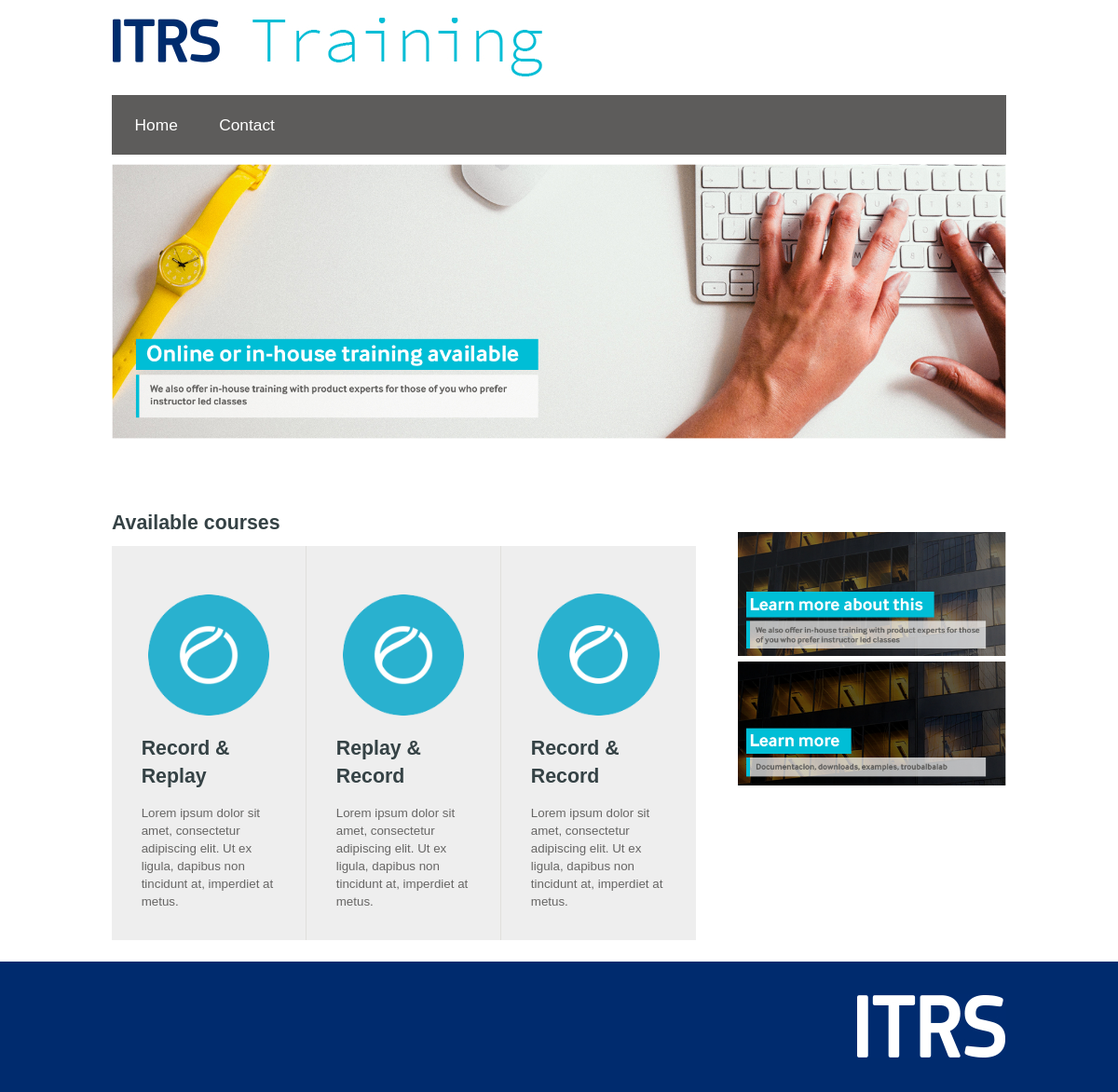
The page / on the database its author committed.
### tables this page shows
CREATE TABLE `menu` (
  `id` int(10) unsigned NOT NULL AUTO_INCREMENT COMMENT 'Primary Key: Unique menu ID.',
  `name` varchar(60) NOT NULL DEFAULT '' COMMENT 'Unique menu name.',
  `href` varchar(120) NOT NULL DEFAULT '' COMMENT 'URL to point to.',
  PRIMARY KEY (`id`),
  UNIQUE KEY `name` (`name`)
);

CREATE TABLE `courses` (
  `id` int(10) unsigned NOT NULL AUTO_INCREMENT COMMENT 'Primary Key: Unique course ID.',
  `name` varchar(60) NOT NULL DEFAULT '' COMMENT 'Course name.',
  `description` varchar(120) NOT NULL DEFAULT '' COMMENT 'Course description.',
  `available` tinyint(1) NOT NULL DEFAULT '1',
  PRIMARY KEY (`id`)
);

### src/ITRS/MySQLConfig.php (called while the page is built, shortened)
<?php
class MySQLConfig {
    public function __construct() {
        $databaseCredentialsFilePath = __DIR__ . DIRECTORY_SEPARATOR . '..' . DIRECTORY_SEPARATOR . '..' . DIRECTORY_SEPARATOR . 'resources' . DIRECTORY_SEPARATOR . static::DATABASE_FILENAME;
        $jsonDatabaseCredentials = file_get_contents($databaseCredentialsFilePath);
    }
    private function setParams($params) {
        $this->database = $params->database;
        $this->username = $params->username;
        $this->password = $params->password;
        $this->host = $params->host;
    }
    public function getHost()
    {
        return $this->host;
    }
    public function getUsername()
    {
        return $this->username;
    }
    public function getPassword()
    {
        return $this->password;
    }
    public function getDatabase()
    {
        return $this->database;
    }
}

### src/ITRS/ConnectionFactory.php (called while the page is built, shortened)
<?php
class ConnectionFactory {
    public static function getMySQLConnection()
    {
        $mysqlConfig = new MySQLConfig();
        return new MySQLConnection($mysqlConfig->getHost(), $mysqlConfig->getUsername(), $mysqlConfig->getPassword(), $mysqlConfig->getDatabase());
    }
}

### src/ITRS/MySQLConnection.php (called while the page is built, shortened)
<?php
class MySQLConnection implements ConnectionInterface {
    private $connection;
    public function __construct($host, $username, $password, $database)
    {
        $this->connection = new mysqli($host, $username, $password, $database);
    }
    public function query($query)
    {
        return $this->connection->query($query);
    }
}

### src/ITRS/Menu.php (called while the page is built, shortened)
<?php
class Menu {
    public static function getRawMenuItems()
    {
        $resource = ConnectionFactory::getMySQLConnection()->query('SELECT * FROM ' . static::DATABASE_TABLE . ' ORDER BY id');
        $result = [];
        while ($row = $resource->fetch_object()) {
            array_push($result, $row);
        }
        return $result;
    }
}

### src/ITRS/CourseAgenda.php (called while the page is built, shortened)
<?php
class CourseAgenda {
    public static function getRawAvailableCourses()
    {
        $resource = ConnectionFactory::getMySQLConnection()->query('SELECT * FROM ' . static::DATABASE_TABLE . ' WHERE available = ' . static::AVAILABLE_COURSE);
        $result = [];
        while ($row = $resource->fetch_object()) {
            array_push($result, $row);
        }
        return $result;
    }
}

### resources/menu.php (the view)
<div id="menu">
<?php $menuItems = ITRS\Menu::getRawMenuItems(); ?>
<?php if (!empty($menuItems)): ?>
    <ul class="nav">
        <?php foreach ($menuItems as $index => $menuItem): ?>
            <li><a id="menu-<?php echo $menuItem->id; ?>" href="<?php echo $menuItem->href; ?>"><?php echo $menuItem->name; ?></a></li>
        <?php endforeach; ?>
    </ul>
<?php endif; ?>
</div>

### index.php (shortened to what this page needs)
<!DOCTYPE html>
<html>
<head>
    <link rel="stylesheet" type="text/css" href="./css/bootstrap.min.css">
    <link rel="stylesheet" type="text/css" href="./css/style.css">
</head>
<body>
    <header>
        <div id="logo"></div>
        <?php require_once(__DIR__ . DIRECTORY_SEPARATOR . 'resources' . DIRECTORY_SEPARATOR . 'menu.php'); ?>
    </header>
    <div id="content">
        <div id="slider"></div>
        <div id="main">
            <div id="home">
                <p>Available courses</p>
                <?php require_once(__DIR__ . DIRECTORY_SEPARATOR . 'resources' . DIRECTORY_SEPARATOR . 'courses.php'); ?>
            </div>
        </div>
        <div id="learn-more"></div>
    </div>
    <footer>
        <div id="footer-container">
            <div id="footer-image"></div>
        </div>
    </footer>
</body>
</html>

### resources/courses.php
<div id="courses">
<?php $courses = ITRS\CourseAgenda::getRawAvailableCourses(); ?>
<?php if (!empty($courses)): ?>
    <?php foreach ($courses as $index => $course): ?>
        <div class="course">
            <div class="course-image"></div>
            <div class="course-name"><?php echo $course->name; ?></div>
            <div class="course-description"><?php echo $course->description; ?></div>
        </div>
    <?php endforeach; ?>
<?php endif; ?>
</div>

### css/style.css (style rules this page uses)
html,body { margin:0; padding:0 }
body { font-family:"Helvetica",Arial,Helvetica,sans-serif; color:#354245; font-size:13pt }
div { display:block }
p { font-weight:700; font-size:16pt }
header,footer { width:80%; margin:0 auto }
footer { background-color:#002b6e; width:100%; height:140px; float:left }
.nav { list-style:none; margin:0 0 1%; padding:1% 0 1% 1% }
.nav li { display:inline; margin-right:1% }
.nav li a { display:inline-block; color:#fff; text-decoration:none }
.course { width:33%; float:left; padding:5%; background-color:#eee }
.course:not(:last-child) { border-right:1px solid #e0dfdc }
.course-image { background-image:url(../images/course_image.png); background-repeat:no-repeat; background-position:center; width:90%; height:170px; background-size:100%; margin:0 auto }
.course-name { font-weight:700; font-size:16pt; margin-bottom:10% }
.course-description { font-size:10pt; color:#676665 }
#content { margin:0 auto; width:80%; height:100%; max-width:1500px }
#logo { background-image:url(../images/logo.jpg); background-repeat:no-repeat; background-size:100%; width:463px; height:64px; margin:2% 0 }
#menu { background-color:#5d5c5b }
#slider { background-image:url(../images/slider.jpg); background-repeat:no-repeat; width:100%; height:360px; background-size:100% }
#footer-container { width:80%; margin:0 auto }
#footer-image { background-image:url(../images/footer.jpg); background-repeat:no-repeat; background-position:right; background-size:100%; width:161px; height:140px; float:right }
#main { margin:1% 0; float:left; width:66% }
#learn-more { background-image:url(../images/learnmore.jpg); background-repeat:no-repeat; width:30%; height:425px; float:right; margin:3.7% 0; background-size:100% }

### rows shown on the page
menu: name "Home"
menu: name "Contact"
courses: name "Record & Replay", description "Lorem ipsum dolor sit amet, consectetur adipiscing elit. Ut ex ligula, dapibus non tincidunt at, imperdiet at metus."
courses: name "Replay & Record", description "Lorem ipsum dolor sit amet, consectetur adipiscing elit. Ut ex ligula, dapibus non tincidunt at, imperdiet at metus."
courses: name "Record & Record", description "Lorem ipsum dolor sit amet, consectetur adipiscing elit. Ut ex ligula, dapibus non tincidunt at, imperdiet at metus."
